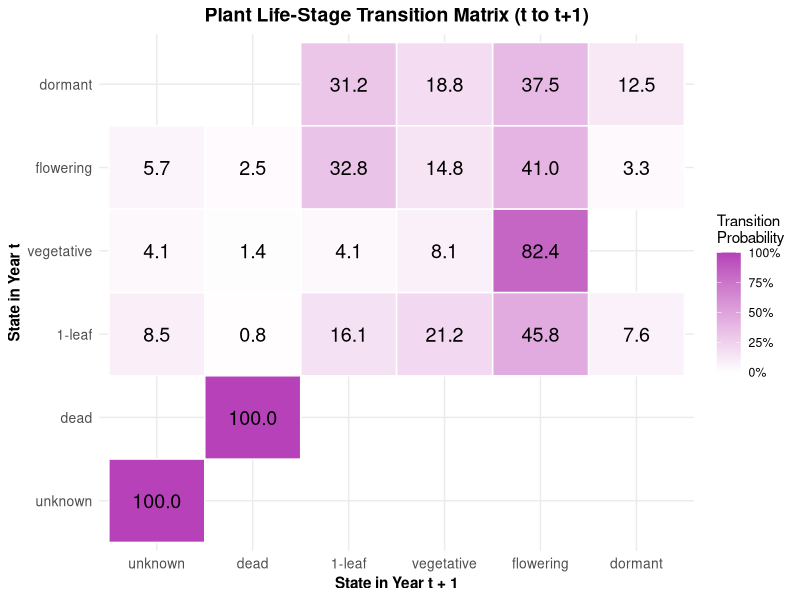
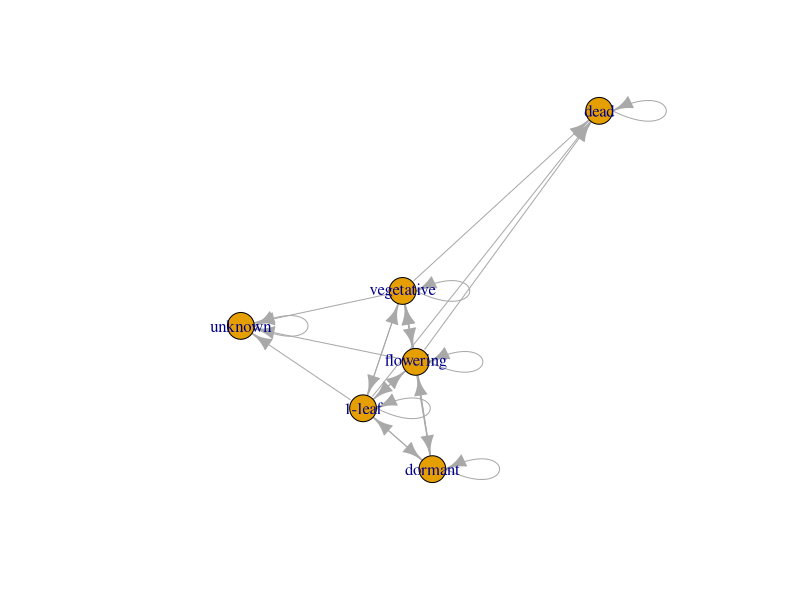

R code for these plots, in order: (Note: this script raises an error after producing the figures.)
# libraries
# Data management
library(tidyverse)
library(stringr)
library(dplyr)

# Plotting
library(ggplot2)
library(patchwork)
library(scales)


library(igraph) # for family tree
library(ggraph)


## Data cleaning
df_raw <- read.csv("data_vannikatse.csv", sep=";", dec=",")

df_clean <- df_raw %>%
  filter(ID != "A2") %>%    # removed both, too close and not distinguishable. They are too strong a case for dormancy, and possibly wrong.
  filter(ID != "A3") %>%
  
  filter(ID != "A23") %>%   # remove it, because of close distance to A25
  filter(ID != "A23a10") %>%
  
  filter(ID != "A7") %>%    # removed it together with A9, as they are interchangeable = individual profile too unsure
  filter(ID != "A7a3") %>%
  filter(ID != "A9") %>%
  filter(ID != "A9a2") %>%
  filter(ID != "A9b8") %>%
  
  filter(ID != "C6a8") %>% # removed, as it was a strange case. Growing from the same place as C6 in 2026, and flowering in the first year (as did C6 in 2026). Could be C6 growing two flowering stalks, or C5 which disappeared only in 2025, or a strange flowering sidebulb. Not possible to explain.
  mutate(
    year_num   = as.numeric(year),
    ID         = as.character(ID),
    leaf_count = rowSums(!is.na(select(., h1, h2, h3, h4, h5))),
    flowering  = as.integer(!is.na(genh)),
    h1_cm      = h1 / 10
  ) %>%
  mutate(
    tray = str_extract(ID, "^[A-Za-z]"),                                    # extract tray letters A, B, C from the ID                                
    tray = factor(tray),                                                    # factorize trays
    year_num = as.numeric(year),                                            # add a numeric year column
    year = factor(year),                                                    # factorize years
    ID = factor(ID),                                                        # factorize IDs
    leaf_count = rowSums(!is.na(select(., h1, h2, h3, h4, h5))),            # counts the number of leaf height measurements = nr of leaves
    flowering = as.integer(!is.na(flower_len)),                             # assigns all individuals with flower_len value != 0
    sidebulbs = ifelse(is.na(`sidebulb_nr`), 0, as.numeric(`sidebulb_nr`)), # assigns the number of new sidebulbs to each mature plant.
    grew_sidebulbs = ifelse(sidebulbs > 0, 1, 0),                           # sidebulbs 1 0
  )

#____________________________________________________________________________###
# Transition matrix -------------------------------------------------------
#____________________________________________________________________________###

# Load and clean data
# Should I exclude all individuals that appear only one year - I guess yes, for the transition matrix. 
df_trans <- df_clean %>%
  arrange(ID, year_num) %>%
  group_by(ID) %>%
  # filter out all that appear only once
  filter(n() > 1) %>%
  # filter out all sidebulbs
  filter(motherplant == 1) %>%
  mutate(
    leaves_before = lag(cumany(leaf_count > 0), default = FALSE),           # to set the dormancy 
    leaves_after  = rev(lag(cumany(rev(leaf_count > 0)), default = FALSE)), # to set the dormancy
    
    state = case_when(
      flowering == 1 ~ "flowering",                                         # define the stage of flowering (as flowers present)
      leaf_count == 1 ~ "1-leaf",                                           # define the stage of 1-leaf (exactly 1 leaf)
      leaf_count >= 2 ~ "vegetative",                                       # define the stage of vegetative (1+ leaf and not flowering)
      
      # Dormancy conditions
      leaf_count == 0 & leaves_before & leaves_after ~ "dormant",
      leaf_count == 0 & leaves_after ~ "dormant",                           # That's for A24 which didn't appear the 1st year, counted it as dormant, hoping it's not a sidebulb that appeared
      
      # Death condition
      leaf_count == 0 & lead(leaf_count, 1)== 0 & lead(leaf_count, 2) == 0 & !leaves_after~ "dead", # any individual that is gone for longer than 1 year
      
      # The rest will be unknown
      leaf_count == 0 ~ "unknown" # all individuals that we don't know if it is dead or dormant (last years)
    )
  ) %>%
  # Let's mark the rest of the years of death as "dead" too
  mutate(
    dead_from_here = cumany(state == "dead"),
    state = if_else(dead_from_here, "dead", state)
  ) %>%
  ungroup()

##### TRANSITION MATRIX T -> T1####


# Transition pairs t-> t1
# we loose two years of transitions (2021 - 2022. But we know this!) It only doesn't give too much information... As they were all equalized by drying them.
# add initial stage to the individuals
# and 2026 - 2027. Yeah, we cannot know this
transitions_1 <- df_trans %>%
  arrange(ID, year) %>%
  group_by(ID) %>%
  mutate(
    # Adding current and following state
    state_t = state,       # state of the previous year
    state_t1 = lead(state) # state of the current year
  ) %>%
  # We can only keep the pairs where we know both the start and end state 
  # Let's also exclude the dead and unknown states
  filter(!is.na(state_t), !is.na(state_t1)) %>%
         # !state_t %in% c("unknown", "dead"),
         # !state_t1 %in% c("unknown", "dead")) %>%
  ungroup()


# Calculating transition probabilities
transition_matrix <- transitions_1 %>%
  count(state_t, state_t1) %>%
  group_by(state_t) %>%
  mutate(probability = n / sum(n)) %>%
  ungroup()


#table(df_trans$ID,df_trans$state)

#------------------------------------------------------------------------------#
##### _______________________ Plot T-matrix ______________________________ #####
#------------------------------------------------------------------------------#
# We can view it as a table...
library(tidyr)
transition_matrix %>%
  select(state_t, state_t1, probability) %>%
  pivot_wider(names_from = state_t1, values_from = probability, values_fill = 0)

# ..or use ggplot to view it as a transition matrix
library(ggplot2)
library(scales)

# So they would be in logical order in the matrix
state_order <- c(
  "unknown",
  "dead",
  "1-leaf",
  "vegetative",
  "flowering",
  "dormant"
)

transition_matrix <- transition_matrix %>%
  mutate(
    state_t = factor(state_t, levels = state_order),
    state_t1 = factor(state_t1, levels = state_order)
  )


ggplot(transition_matrix, aes(x = state_t1, y = state_t, fill = probability)) +
  geom_tile(color = "white", linewidth = 0.5) +
  # adding the probabilities inside the squares
  geom_text(aes(label = sprintf("%.1f", probability*100)), # sprintf("%.1f", probability) rounds to exactly two decimals
            color = "black", size = 5) +
  # hex color from the picture again :)
  scale_fill_gradient(low = "white", high = "#b641b8", limit = c(0,1), name = "Transition\nProbability",
                      labels = percent_format(accuracy = 1)) +
  labs(
    title = "Plant Life-Stage Transition Matrix (t to t+1)",
    x = "State in Year t + 1",
    y = "State in Year t"
  ) +
  theme_minimal()+
  theme(
    plot.title = element_text(face = "bold", size = 14, hjust = 0.5),
    axis.title = element_text(face = "bold", size = 11),
    axis.text = element_text(size = 10)
  )


# state transition diagramme ----------------------------------------------

library(igraph)


edges <- transition_matrix %>%
  transmute(
    from = state_t,
    to = state_t1,
    probability = probability,
    percent = probability * 100
  )

g <- graph_from_data_frame(edges) # using igraph to turn the transition matrix into IGRAPH object

E(g)$weight <- edges$percent

# simple plot 
plot(g)

# pretty diagramme function
diagramPlot <- function(g) {plot.igraph(
  g,
  main = "State transition diagram",
  
  margin = c(0.3,0.1,0.3,0.1),
  
  # vertices (tips of the graph)
  vertex.size = 55,
  #vertex.color = alpha(c("palegreen", "#636363", "brown",
                   #"#b641b8", "#DADADA", "palegreen4"),alpha=0.5), # incl dead and unknowns
  vertex.color = alpha(c("palegreen", "brown",
                       "#b641b8", "palegreen4"),alpha=0.5),
  vertex.frame.color = "grey20",
  vertex.label.cex = 1.5,
  vertex.label.color = "grey10",
  
  # edges and arrows
  edge.width = E(g)$percent/10+1,
  edge.color = "grey70",
  edge.arrow.size = 1.2,
  edge.curved = 0.3,
  
  # labels
  edge.label = paste0(round(E(g)$percent,1), "%"),
  edge.label.cex = 1.4,
  edge.label.color = "grey20",
  edge.label.dist = 10,
  
  #layout
  #layout = coords
  layout =  layout_in_circle(g, order = V(g)[c(3,2,1,4)]) # c(top, right, left, bottom) 1 = 1-leaf, 2 = dormant, 3 = vegetative, 4 = flowering
)
}


diagramPlot(g1)

# pretty, incl dead and unknown
diagramPlot(g)

# pretty, excl unknown and dead
edges1 <- edges[edges$to!="unknown" & edges$to !="dead",]
g1 <- graph_from_data_frame(edges1) # using igraph to turn the transition matrix into IGRAPH object
# 
# coords <- layout_as_tree(
#   g1,
#   root = match("dormant", V(g1)$name),
#   mode = "out"
# )
# idx <- match(c("1-leaf","vegetative", "flowering"), V(g1)$name)
# coords[idx, ] <- coords[rev(idx), ]


diagramPlot(g1)
